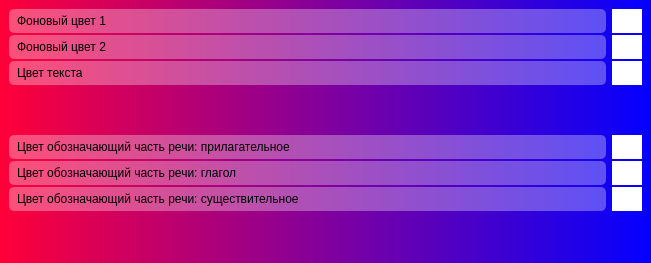
<?xml version="1.0" encoding="UTF-8"?>
<ui version="4.0">
 <class>Form</class>
 <widget class="QWidget" name="Form">
  <property name="geometry">
   <rect>
    <x>0</x>
    <y>0</y>
    <width>651</width>
    <height>263</height>
   </rect>
  </property>
  <property name="windowTitle">
   <string>Form</string>
  </property>
  <property name="styleSheet">
   <string notr="true"/>
  </property>
  <layout class="QVBoxLayout" name="verticalLayout">
   <property name="spacing">
    <number>0</number>
   </property>
   <property name="leftMargin">
    <number>0</number>
   </property>
   <property name="topMargin">
    <number>0</number>
   </property>
   <property name="rightMargin">
    <number>0</number>
   </property>
   <property name="bottomMargin">
    <number>0</number>
   </property>
   <item>
    <widget class="QWidget" name="main_widget" native="true">
     <property name="styleSheet">
      <string notr="true">#main_widget{
	background-color: qlineargradient(spread:pad, x1:0, y1:1, x2:1, y2:1, stop:0 rgba(255, 0, 57, 255), stop:1 rgba(3, 0, 255, 255));
}</string>
     </property>
     <layout class="QVBoxLayout" name="verticalLayout_5">
      <item alignment="Qt::AlignTop">
       <widget class="QWidget" name="verticalWidget" native="true">
        <layout class="QVBoxLayout" name="verticalLayout_4">
         <property name="spacing">
          <number>2</number>
         </property>
         <property name="leftMargin">
          <number>0</number>
         </property>
         <property name="topMargin">
          <number>0</number>
         </property>
         <property name="rightMargin">
          <number>0</number>
         </property>
         <property name="bottomMargin">
          <number>0</number>
         </property>
         <item>
          <widget class="QWidget" name="widget_4" native="true">
           <layout class="QHBoxLayout" name="horizontalLayout_6">
            <property name="spacing">
             <number>6</number>
            </property>
            <property name="leftMargin">
             <number>0</number>
            </property>
            <property name="topMargin">
             <number>0</number>
            </property>
            <property name="rightMargin">
             <number>0</number>
            </property>
            <property name="bottomMargin">
             <number>0</number>
            </property>
            <item>
             <widget class="QLabel" name="label_6">
              <property name="sizePolicy">
               <sizepolicy hsizetype="Preferred" vsizetype="Maximum">
                <horstretch>0</horstretch>
                <verstretch>0</verstretch>
               </sizepolicy>
              </property>
              <property name="styleSheet">
               <string notr="true">background-color: rgba(255, 255, 255, 80);
padding:5px;
border-radius: 5px;</string>
              </property>
              <property name="text">
               <string>Фоновый цвет 1</string>
              </property>
             </widget>
            </item>
            <item>
             <widget class="QPushButton" name="but_primary_bg">
              <property name="sizePolicy">
               <sizepolicy hsizetype="Expanding" vsizetype="Expanding">
                <horstretch>0</horstretch>
                <verstretch>0</verstretch>
               </sizepolicy>
              </property>
              <property name="maximumSize">
               <size>
                <width>30</width>
                <height>50</height>
               </size>
              </property>
              <property name="styleSheet">
               <string notr="true">QPushButton	{
border-radius: 13px;
background-color: rgba(255, 255, 255, 255);
}</string>
              </property>
              <property name="text">
               <string/>
              </property>
             </widget>
            </item>
           </layout>
          </widget>
         </item>
         <item>
          <widget class="QWidget" name="widget_2" native="true">
           <layout class="QHBoxLayout" name="horizontalLayout_4">
            <property name="spacing">
             <number>6</number>
            </property>
            <property name="leftMargin">
             <number>0</number>
            </property>
            <property name="topMargin">
             <number>0</number>
            </property>
            <property name="rightMargin">
             <number>0</number>
            </property>
            <property name="bottomMargin">
             <number>0</number>
            </property>
            <item>
             <widget class="QLabel" name="label_4">
              <property name="sizePolicy">
               <sizepolicy hsizetype="Preferred" vsizetype="Maximum">
                <horstretch>0</horstretch>
                <verstretch>0</verstretch>
               </sizepolicy>
              </property>
              <property name="styleSheet">
               <string notr="true">background-color: rgba(255, 255, 255, 80);
padding:5px;
border-radius: 5px;</string>
              </property>
              <property name="text">
               <string>Фоновый цвет 2</string>
              </property>
             </widget>
            </item>
            <item>
             <widget class="QPushButton" name="but_secondary_bg">
              <property name="sizePolicy">
               <sizepolicy hsizetype="Expanding" vsizetype="Expanding">
                <horstretch>0</horstretch>
                <verstretch>0</verstretch>
               </sizepolicy>
              </property>
              <property name="maximumSize">
               <size>
                <width>30</width>
                <height>50</height>
               </size>
              </property>
              <property name="styleSheet">
               <string notr="true">QPushButton	{
border-radius: 13px;
background-color: rgba(255, 255, 255, 255);
}</string>
              </property>
              <property name="text">
               <string/>
              </property>
             </widget>
            </item>
           </layout>
          </widget>
         </item>
         <item>
          <widget class="QWidget" name="widget_3" native="true">
           <layout class="QHBoxLayout" name="horizontalLayout_5">
            <property name="leftMargin">
             <number>0</number>
            </property>
            <property name="topMargin">
             <number>0</number>
            </property>
            <property name="rightMargin">
             <number>0</number>
            </property>
            <property name="bottomMargin">
             <number>0</number>
            </property>
            <item>
             <widget class="QLabel" name="label_5">
              <property name="sizePolicy">
               <sizepolicy hsizetype="Preferred" vsizetype="Maximum">
                <horstretch>0</horstretch>
                <verstretch>0</verstretch>
               </sizepolicy>
              </property>
              <property name="styleSheet">
               <string notr="true">background-color: rgba(255, 255, 255, 80);
padding:5px;
border-radius: 5px;</string>
              </property>
              <property name="text">
               <string>Цвет текста</string>
              </property>
             </widget>
            </item>
            <item>
             <widget class="QPushButton" name="but_text_bg">
              <property name="sizePolicy">
               <sizepolicy hsizetype="Expanding" vsizetype="Expanding">
                <horstretch>0</horstretch>
                <verstretch>0</verstretch>
               </sizepolicy>
              </property>
              <property name="maximumSize">
               <size>
                <width>30</width>
                <height>50</height>
               </size>
              </property>
              <property name="styleSheet">
               <string notr="true">QPushButton	{
border-radius: 13px;
background-color: rgba(255, 255, 255, 255);
}</string>
              </property>
              <property name="text">
               <string/>
              </property>
             </widget>
            </item>
           </layout>
          </widget>
         </item>
        </layout>
       </widget>
      </item>
      <item alignment="Qt::AlignTop">
       <widget class="QWidget" name="verticalWidget_2" native="true">
        <layout class="QVBoxLayout" name="verticalLayout_3">
         <property name="spacing">
          <number>2</number>
         </property>
         <property name="leftMargin">
          <number>0</number>
         </property>
         <property name="topMargin">
          <number>0</number>
         </property>
         <property name="rightMargin">
          <number>0</number>
         </property>
         <property name="bottomMargin">
          <number>0</number>
         </property>
         <item>
          <widget class="QWidget" name="widget" native="true">
           <layout class="QHBoxLayout" name="horizontalLayout_3">
            <property name="leftMargin">
             <number>0</number>
            </property>
            <property name="topMargin">
             <number>0</number>
            </property>
            <property name="rightMargin">
             <number>0</number>
            </property>
            <property name="bottomMargin">
             <number>0</number>
            </property>
            <item>
             <widget class="QLabel" name="label">
              <property name="sizePolicy">
               <sizepolicy hsizetype="Preferred" vsizetype="Maximum">
                <horstretch>0</horstretch>
                <verstretch>0</verstretch>
               </sizepolicy>
              </property>
              <property name="styleSheet">
               <string notr="true">background-color: rgba(255, 255, 255, 80);
padding:5px;
border-radius: 5px;</string>
              </property>
              <property name="text">
               <string>Цвет обозначающий часть речи: прилагательное</string>
              </property>
             </widget>
            </item>
            <item>
             <widget class="QPushButton" name="pushButton_3">
              <property name="sizePolicy">
               <sizepolicy hsizetype="Expanding" vsizetype="Expanding">
                <horstretch>0</horstretch>
                <verstretch>0</verstretch>
               </sizepolicy>
              </property>
              <property name="maximumSize">
               <size>
                <width>30</width>
                <height>50</height>
               </size>
              </property>
              <property name="styleSheet">
               <string notr="true">QPushButton	{
border-radius: 13px;
background-color: rgba(255, 255, 255, 255);
padding: 0px; margin: 0px; 
}</string>
              </property>
              <property name="text">
               <string/>
              </property>
             </widget>
            </item>
           </layout>
          </widget>
         </item>
         <item>
          <widget class="QWidget" name="widget" native="true">
           <layout class="QHBoxLayout" name="horizontalLayout_2">
            <property name="leftMargin">
             <number>0</number>
            </property>
            <property name="topMargin">
             <number>0</number>
            </property>
            <property name="rightMargin">
             <number>0</number>
            </property>
            <property name="bottomMargin">
             <number>0</number>
            </property>
            <item>
             <widget class="QLabel" name="label_2">
              <property name="sizePolicy">
               <sizepolicy hsizetype="Preferred" vsizetype="Maximum">
                <horstretch>0</horstretch>
                <verstretch>0</verstretch>
               </sizepolicy>
              </property>
              <property name="styleSheet">
               <string notr="true">background-color: rgba(255, 255, 255, 80);
padding:5px;
border-radius: 5px;</string>
              </property>
              <property name="text">
               <string>Цвет обозначающий часть речи: глагол</string>
              </property>
             </widget>
            </item>
            <item>
             <widget class="QPushButton" name="pushButton_2">
              <property name="sizePolicy">
               <sizepolicy hsizetype="Expanding" vsizetype="Expanding">
                <horstretch>0</horstretch>
                <verstretch>0</verstretch>
               </sizepolicy>
              </property>
              <property name="maximumSize">
               <size>
                <width>30</width>
                <height>50</height>
               </size>
              </property>
              <property name="styleSheet">
               <string notr="true">QPushButton	{
border-radius: 13px;
background-color: rgba(255, 255, 255, 255);
padding: 0px; margin: 0px; 
}</string>
              </property>
              <property name="text">
               <string/>
              </property>
             </widget>
            </item>
           </layout>
          </widget>
         </item>
         <item>
          <widget class="QWidget" name="widget" native="true">
           <layout class="QHBoxLayout" name="horizontalLayout">
            <property name="leftMargin">
             <number>0</number>
            </property>
            <property name="topMargin">
             <number>0</number>
            </property>
            <property name="rightMargin">
             <number>0</number>
            </property>
            <property name="bottomMargin">
             <number>0</number>
            </property>
            <item>
             <widget class="QLabel" name="label_3">
              <property name="sizePolicy">
               <sizepolicy hsizetype="Preferred" vsizetype="Maximum">
                <horstretch>0</horstretch>
                <verstretch>0</verstretch>
               </sizepolicy>
              </property>
              <property name="styleSheet">
               <string notr="true">background-color: rgba(255, 255, 255, 80);
padding:5px;
border-radius: 5px;</string>
              </property>
              <property name="text">
               <string>Цвет обозначающий часть речи: существительное</string>
              </property>
             </widget>
            </item>
            <item>
             <widget class="QPushButton" name="pushButton">
              <property name="sizePolicy">
               <sizepolicy hsizetype="Expanding" vsizetype="Expanding">
                <horstretch>0</horstretch>
                <verstretch>0</verstretch>
               </sizepolicy>
              </property>
              <property name="maximumSize">
               <size>
                <width>30</width>
                <height>50</height>
               </size>
              </property>
              <property name="styleSheet">
               <string notr="true">QPushButton	{
border-radius: 13px;
background-color: rgba(255, 255, 255, 255);
padding: 0px; margin: 0px; 
}</string>
              </property>
              <property name="text">
               <string/>
              </property>
             </widget>
            </item>
           </layout>
          </widget>
         </item>
        </layout>
       </widget>
      </item>
     </layout>
    </widget>
   </item>
  </layout>
 </widget>
 <resources/>
 <connections/>
</ui>
